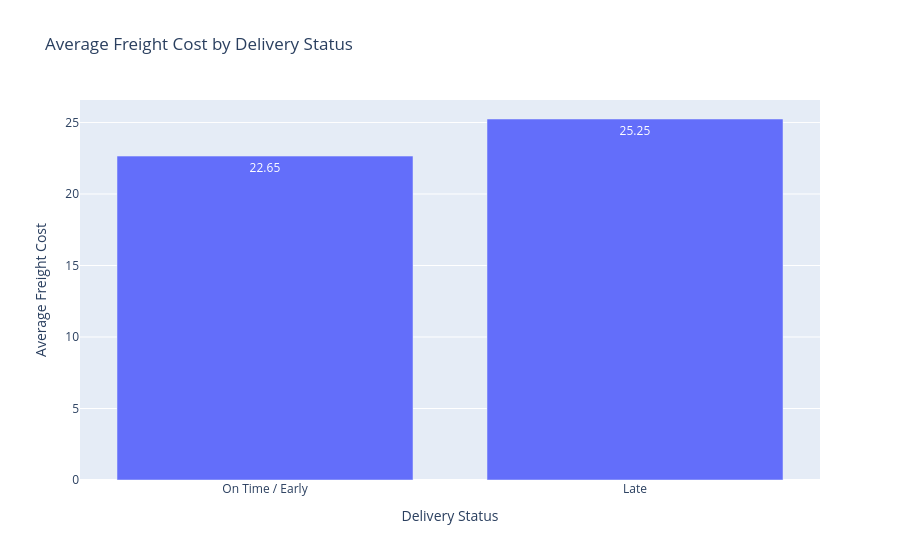

Source (notebook cell):
### Code cell
freight_delay = (
    orders_df.groupby('is_late')['total_freight']
    .mean()
    .reset_index()
)

freight_delay['Delivery Status'] = freight_delay['is_late'].map({
    0: 'On Time / Early',
    1: 'Late'
})

fig = px.bar(
    freight_delay,
    x='Delivery Status',
    y='total_freight',
    title='Average Freight Cost by Delivery Status',
    labels={
        'Delivery Status': 'Delivery Status',
        'total_freight': 'Average Freight Cost'
    },
    text_auto='.2f'
)

fig.show()

### Figure 1 — Plotly figure (JSON) as saved in the notebook; plotly's stock layout.template omitted (floating-point values rounded to 4 significant figures)
{"data": [{"hovertemplate": "Delivery Status=%{x}<br>Average Freight Cost=%{y}<extra></extra>", "legendgroup": "", "marker": {"color": "#636efa", "pattern": {"shape": ""}}, "name": "", "orientation": "v", "showlegend": false, "textposition": "auto", "texttemplate": "%{y:.2f}", "type": "bar", "x": ["On Time / Early", "Late"], "xaxis": "x", "y": [22.65, 25.25], "yaxis": "y"}], "layout": {"barmode": "relative", "legend": {"tracegroupgap": 0}, "title": {"text": "Average Freight Cost by Delivery Status"}, "xaxis": {"anchor": "y", "domain": [0, 1], "title": {"text": "Delivery Status"}}, "yaxis": {"anchor": "x", "domain": [0, 1], "title": {"text": "Average Freight Cost"}}}}
